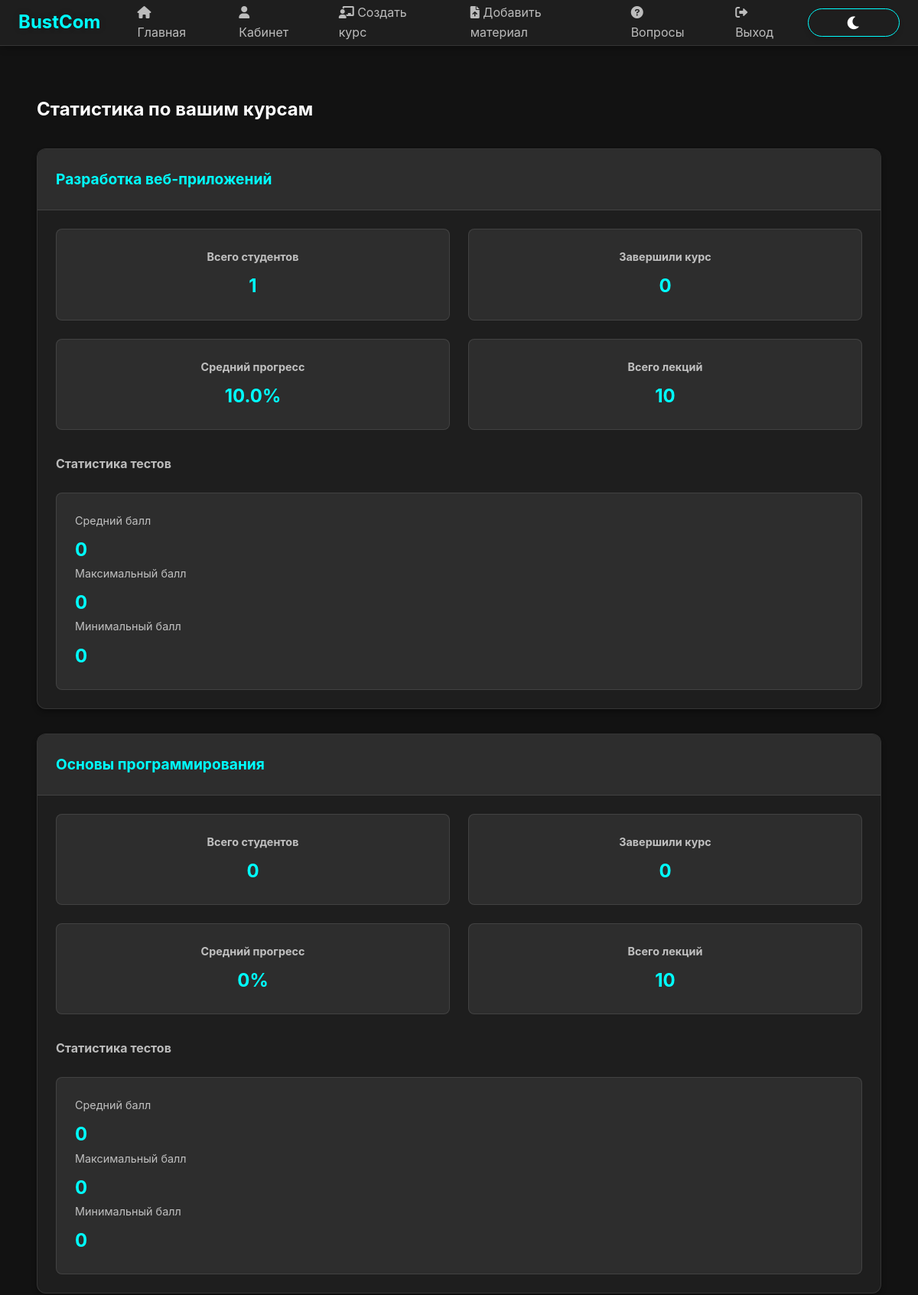
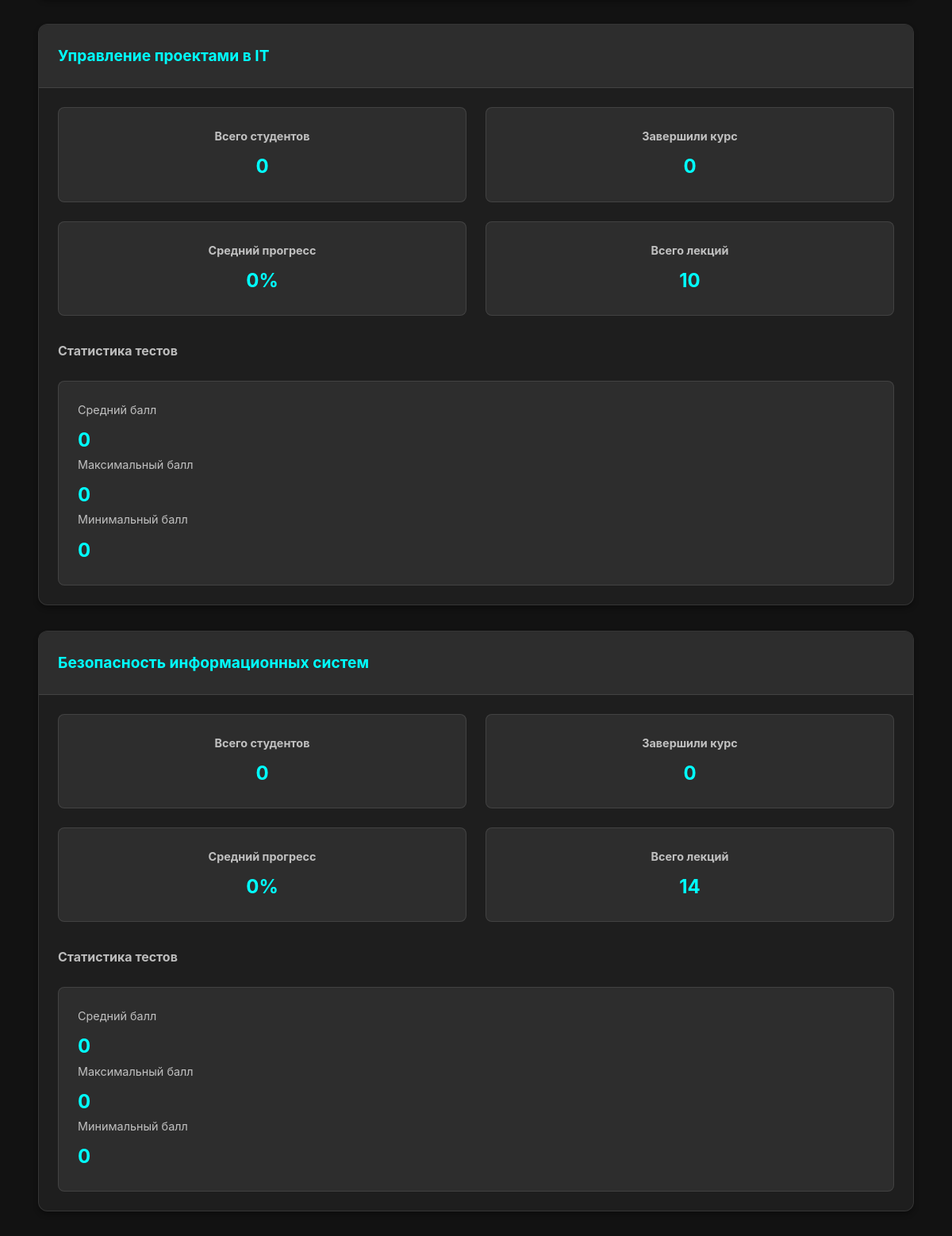
Page /dashboard/teacher/statistics/ (signed in, upper part) on the committed database (2 pictures, top to bottom).
### bustComProj/models.py (models this page shows, shortened)
class Course(models.Model):
    LEVEL_CHOICES = [
        ('beginner', 'Начальный'),
        ('intermediate', 'Средний'),
        ('advanced', 'Продвинутый')
    ]
    title = models.CharField(max_length=100)
    description = models.TextField()
    duration = models.IntegerField(help_text='Продолжительность в часах')
    level = models.CharField(max_length=20, choices=LEVEL_CHOICES, default='beginner')
    teacher = models.ForeignKey(User, on_delete=models.CASCADE, related_name='courses')
    created_at = models.DateTimeField(auto_now_add=True)
    updated_at = models.DateTimeField(auto_now=True)
    class Meta:
        verbose_name = 'Курс'
        verbose_name_plural = 'Курсы'

### bustComProj/views.py (the view)
# urls.py: path('dashboard/teacher/statistics/', views.teacher_statistics, name='teacher_statistics'),
@login_required
@role_required('teacher')
def teacher_statistics(request):
    teacher_courses = Course.objects.filter(teacher=request.user)
    courses_statistics = []
    for course in teacher_courses:
        enrollments = Enrollment.objects.filter(course=course)
        total_students = enrollments.count()
        completed_count = enrollments.filter(status='завершён').count()
        total_lectures = Lecture.objects.filter(course=course).count()
        course_progress = []
        for enrollment in enrollments:
            completed_lectures = CompletedLecture.objects.filter(
                user=enrollment.user,
                lecture__course=course
            ).count()
            if total_lectures > 0:
                progress = (completed_lectures / total_lectures) * 100
                course_progress.append(progress)
        avg_progress = sum(course_progress) / len(course_progress) if course_progress else 0
        course_tests = Test.objects.filter(lecture__course=course)
        test_attempts = TestAttempt.objects.filter(test__in=course_tests)
        avg_test_score = test_attempts.aggregate(Avg('score'))['score__avg'] or 0
        max_test_score = test_attempts.aggregate(Max('score'))['score__max'] or 0
        min_test_score = test_attempts.aggregate(Min('score'))['score__min'] or 0
        courses_statistics.append({
            'course': course,
            'total_students': total_students,
            'completed_count': completed_count,
            'avg_progress': round(avg_progress, 1),
            'avg_test_score': round(avg_test_score, 1),
            'max_test_score': max_test_score,
            'min_test_score': min_test_score,
            'total_lectures': total_lectures
        })
    return render(request, 'bustComProj/teacher_statistics.html', {
        'courses_statistics': courses_statistics
    })

### bustComProj/views.py (called while the page is built)
def role_required(role):
    def check_role(user):
        return user.is_authenticated and getattr(user.profile, 'role', '').lower() == role.lower()
    return user_passes_test(check_role)

### bustComProj/templates/bustComProj/teacher_statistics.html (shortened to what this page needs)
{% extends 'dashboards/dashboard_base.html' %}
{% load static %}
{% block content %}
<div class="container mt-4">
    <h2 class="mb-4">Статистика по вашим курсам</h2>
    {% if courses_statistics %}
        <div class="row">
            {% for stats in courses_statistics %}
                <div class="col-md-6 mb-4">
                    <div class="stats-card">
                        <div class="stats-card-header">
                            <h5 class="stats-card-title">{{ stats.course.title }}</h5>
                        </div>
                        <div class="stats-card-body">
                            <div class="stats-grid">
                                <div class="stats-item">
                                    <h6>Всего студентов</h6>
                                    <p class="stats-value">{{ stats.total_students }}</p>
                                </div>
                                <div class="stats-item">
                                    <h6>Завершили курс</h6>
                                    <p class="stats-value">{{ stats.completed_count }}</p>
                                </div>
                                <div class="stats-item">
                                    <h6>Средний прогресс</h6>
                                    <p class="stats-value">{{ stats.avg_progress }}%</p>
                                </div>
                                <div class="stats-item">
                                    <h6>Всего лекций</h6>
                                    <p class="stats-value">{{ stats.total_lectures }}</p>
                                </div>
                            </div>
                            <div class="mt-4">
                                <h6 class="test-stats-title">Статистика тестов</h6>
                                <div class="test-stats">
                                    <div class="row">
                                        <div class="col-md-4">
                                            <small>Средний балл</small>
                                            <p class="stats-value">{{ stats.avg_test_score }}</p>
                                        </div>
                                        <div class="col-md-4">
                                            <small>Максимальный балл</small>
                                            <p class="stats-value">{{ stats.max_test_score }}</p>
                                        </div>
                                        <div class="col-md-4">
                                            <small>Минимальный балл</small>
                                            <p class="stats-value">{{ stats.min_test_score }}</p>
                                        </div>
                                    </div>
                                </div>
                            </div>
                        </div>
                    </div>
                </div>
            {% endfor %}
        </div>
    {% else %}
        <div class="alert alert-info">
            У вас пока нет курсов для отображения статистики.
        </div>
    {% endif %}
</div>
{% endblock %}

### bustComProj/static/css/enhanced.css (style rules this page uses)
:root { --primary-color: #ff00ff; --secondary-color: #00ffcc; --accent-color: #ff3366; --background-dark: #1a1a1a; --background-light: #2a2a2a; --text-primary: #ffffff; --text-secondary: #e0e0e0; --success-color: #00ff88; --danger-color: #ff3366; --warning-color: #ffcc00; --border-radius: 15px; --transition-speed: 0.3s; }

### bustComProj/static/css/theme.css (style rules this page uses)
:root[data-theme="dark"] { --primary-color: #00ffff; --primary-dark: #00cccc; --primary-light: #80ffff; --secondary-color: #ff00ff; --secondary-dark: #cc00cc; --secondary-light: #ff80ff; --background-dark: #121212; --background-light: #1e1e1e; --background-lighter: #2d2d2d; --text-primary: #ffffff; --text-secondary: rgba(255, 255, 255, 0.7); --text-tertiary: rgba(255, 255, 255, 0.5); }

### bustComProj/templates/bustComProj/base.html (style rules this page uses)
:root { --primary-color: #00ffff; --primary-dark: #00cccc; --primary-light: #80ffff; --secondary-color: #ff00ff; --secondary-dark: #cc00cc; --secondary-light: #ff80ff; --background-dark: #121212; --background-light: #1e1e1e; --background-lighter: #2d2d2d; --text-primary: #ffffff; --text-secondary: rgba(255, 255, 255, 0.7); --text-tertiary: rgba(255, 255, 255, 0.5); --danger-color: #ff4444; --danger-dark: #cc0000; --success-color: #00ff00; --success-dark: #00cc00; --spacing-xs: 0.5rem; --spacing-sm: 1rem; --spacing-md: 1.5rem; --spacing-lg: 2rem; --spacing-xl: 3rem; --border-radius: 12px; --border-radius-sm: 8px; --max-width: 1200px; --header-height: 60px; --footer-height: 60px; --transition-fast: 0.2s ease; --transition-normal: 0.3s ease; --shadow-sm: 0 2px 4px rgba(0, 0, 0, 0.2); --shadow-md: 0 4px 6px rgba(0, 0, 0, 0.3); --shadow-lg: 0 8px 16px rgba(0, 0, 0, 0.4); }
* { margin: 0; padding: 0; box-sizing: border-box; -webkit-tap-highlight-color: transparent; }
body { font-family: -apple-system, BlinkMacSystemFont, 'Segoe UI', Roboto, Oxygen, Ubuntu, Cantarell, 'Open Sans', 'Helvetica Neue', sans-serif; background-color: var(--background-dark); color: var(--text-primary); line-height: 1.6; overflow-x: hidden; }
.container { width: 100%; max-width: var(--max-width); margin: 0 auto; padding: 0 var(--spacing-md); }
.mb-4 { margin-bottom: var(--spacing-lg); }
.mt-4 { margin-top: var(--spacing-lg); }

### bustComProj/templates/bustComProj/teacher_statistics.html (style rules this page uses)
.stats-card { background-color: var(--background-light); border-radius: var(--border-radius); border: 1px solid rgba(255, 255, 255, 0.1); overflow: hidden; box-shadow: var(--shadow-md); }
.stats-card-header { background-color: var(--background-lighter); padding: var(--spacing-md); border-bottom: 1px solid rgba(255, 255, 255, 0.1); }
.stats-card-title { color: var(--primary-color); margin: 0; font-size: 1.2rem; }
.stats-card-body { padding: var(--spacing-md); }
.stats-grid { display: grid; grid-template-columns: repeat(2, 1fr); gap: var(--spacing-md); margin-bottom: var(--spacing-md); }
.stats-item { background-color: var(--background-lighter); padding: var(--spacing-md); border-radius: var(--border-radius-sm); text-align: center; border: 1px solid rgba(255, 255, 255, 0.1); }
.stats-item h6 { color: var(--text-secondary); margin-bottom: var(--spacing-xs); font-size: 0.9rem; }
.stats-value { color: var(--primary-color); font-size: 1.5rem; font-weight: bold; margin: 0; }
.test-stats { background-color: var(--background-lighter); padding: var(--spacing-md); border-radius: var(--border-radius-sm); border: 1px solid rgba(255, 255, 255, 0.1); }
.test-stats small { color: var(--text-secondary); font-size: 0.9rem; display: block; margin-bottom: var(--spacing-xs); }
.test-stats-title { color: var(--text-secondary); margin-bottom: var(--spacing-md); font-size: 1rem; }

### rows in the picture
Course: course "Разработка веб-приложений", total_students "1", completed_count "0", avg_progress "10.0", total_lectures "10", avg_test_score "0", max_test_score "0", min_test_score "0"
Course: course "Основы программирования", total_students "0", completed_count "0", avg_progress "0", total_lectures "10", avg_test_score "0", max_test_score "0", min_test_score "0"
Course: course "Управление проектами в IT", total_students "0", completed_count "0", avg_progress "0", total_lectures "10", avg_test_score "0", max_test_score "0", min_test_score "0"
Course: course "Безопасность информационных систем", total_students "0", completed_count "0", avg_progress "0", total_lectures "14", avg_test_score "0", max_test_score "0", min_test_score "0"
